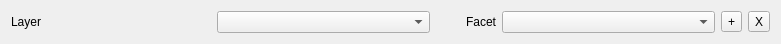
<?xml version="1.0" encoding="UTF-8"?>
<ui version="4.0">
 <class>layerSelectionWdt</class>
 <widget class="QWidget" name="layerSelectionWdt">
  <property name="geometry">
   <rect>
    <x>0</x>
    <y>0</y>
    <width>781</width>
    <height>43</height>
   </rect>
  </property>
  <property name="windowTitle">
   <string>Form</string>
  </property>
  <layout class="QHBoxLayout" name="horizontalLayout">
   <item>
    <widget class="QLabel" name="label">
     <property name="minimumSize">
      <size>
       <width>200</width>
       <height>0</height>
      </size>
     </property>
     <property name="maximumSize">
      <size>
       <width>100</width>
       <height>16777215</height>
      </size>
     </property>
     <property name="text">
      <string>Layer</string>
     </property>
    </widget>
   </item>
   <item>
    <widget class="QgsMapLayerComboBox" name="mapVlayersCb"/>
   </item>
   <item>
    <widget class="QLabel" name="label_2">
     <property name="maximumSize">
      <size>
       <width>60</width>
       <height>16777215</height>
      </size>
     </property>
     <property name="layoutDirection">
      <enum>Qt::RightToLeft</enum>
     </property>
     <property name="text">
      <string>Facet</string>
     </property>
     <property name="alignment">
      <set>Qt::AlignRight|Qt::AlignTrailing|Qt::AlignVCenter</set>
     </property>
    </widget>
   </item>
   <item>
    <widget class="QgsFieldComboBox" name="layerFieldsCb"/>
   </item>
   <item>
    <widget class="QToolButton" name="addFacetBtn">
     <property name="text">
      <string>+</string>
     </property>
    </widget>
   </item>
   <item>
    <widget class="QToolButton" name="removeAllBtn">
     <property name="text">
      <string>X</string>
     </property>
    </widget>
   </item>
  </layout>
 </widget>
 <customwidgets>
  <customwidget>
   <class>QgsFieldComboBox</class>
   <extends>QComboBox</extends>
   <header>qgsfieldcombobox.h</header>
  </customwidget>
  <customwidget>
   <class>QgsMapLayerComboBox</class>
   <extends>QComboBox</extends>
   <header>qgsmaplayercombobox.h</header>
  </customwidget>
 </customwidgets>
 <resources/>
 <connections/>
</ui>
